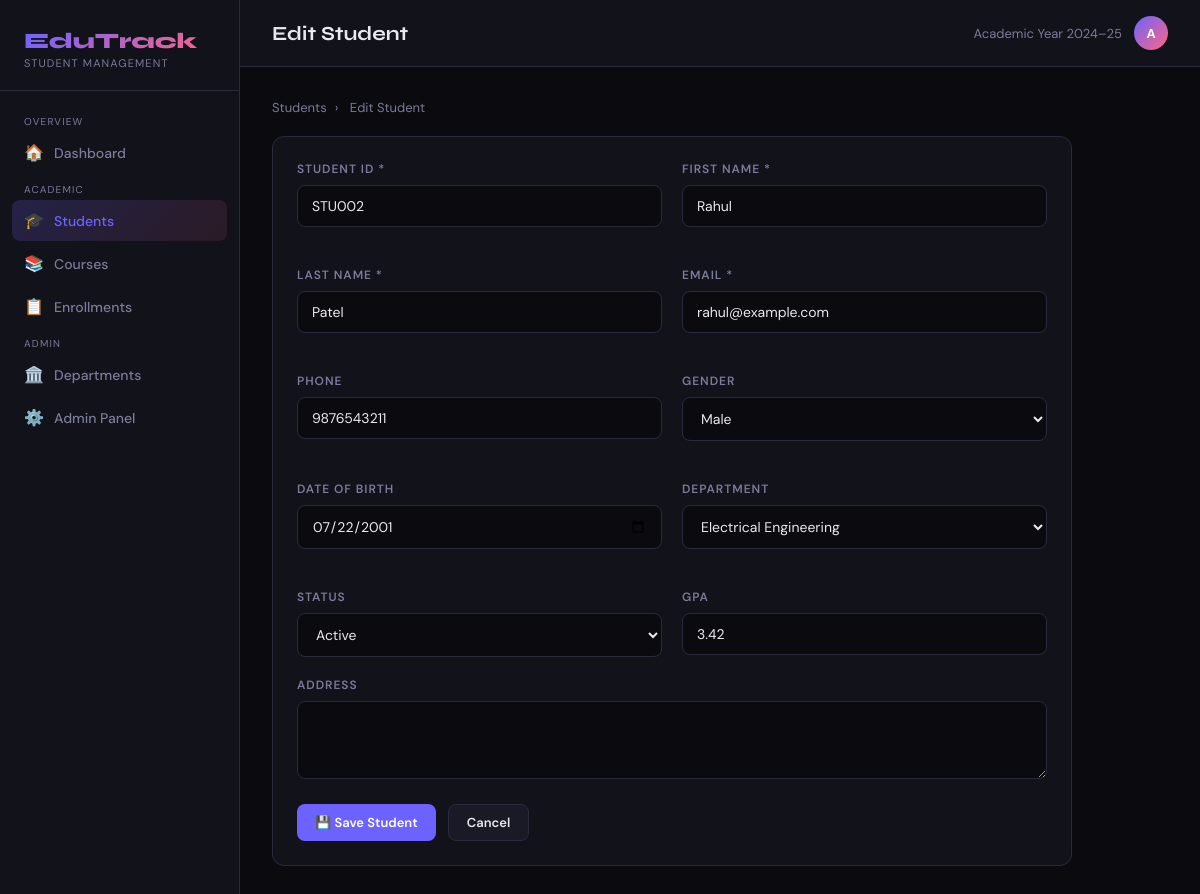
The app's page /students/2/edit/, older data.
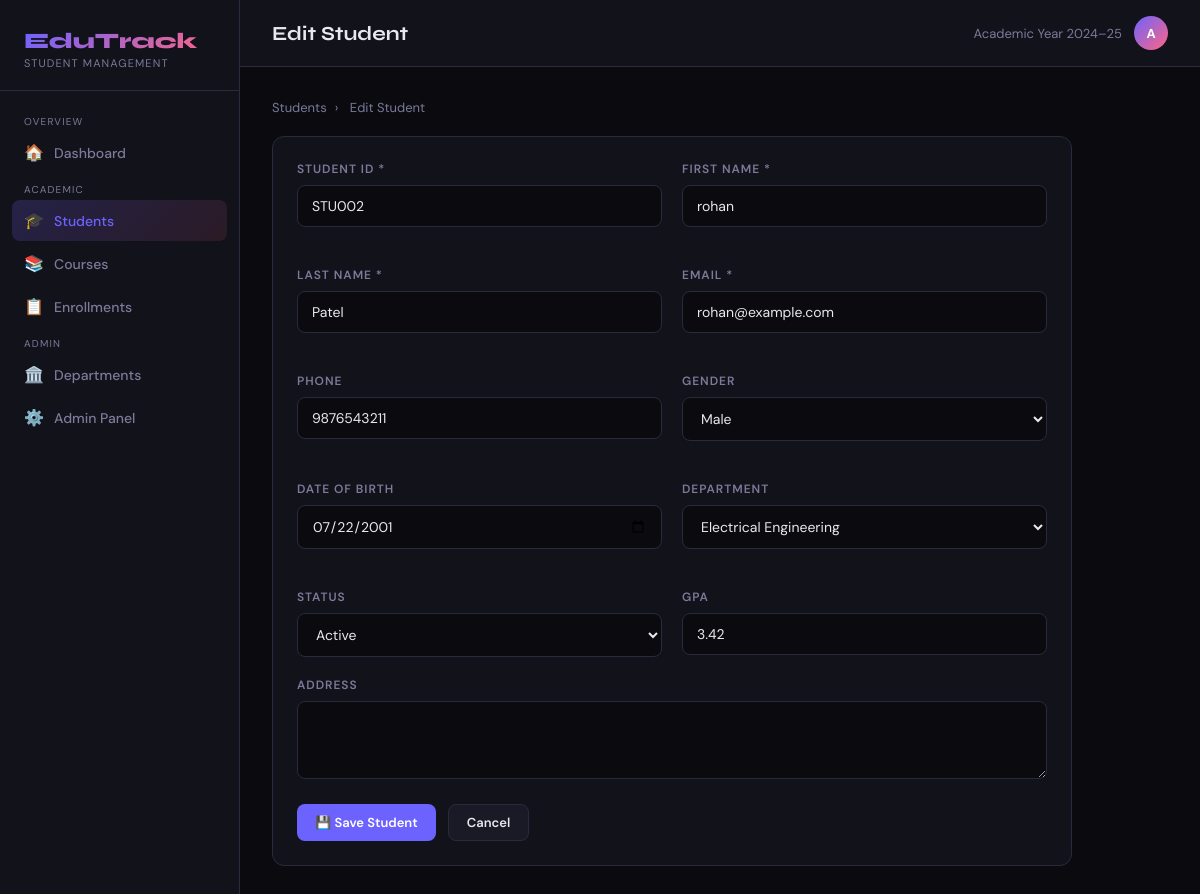
The same page, newer data.
### students/models.py (models this page shows, shortened)
class Student(models.Model):
    GENDER_CHOICES = [('M', 'Male'), ('F', 'Female'), ('O', 'Other')]
    STATUS_CHOICES = [('active', 'Active'), ('inactive', 'Inactive'), ('graduated', 'Graduated'), ('suspended', 'Suspended')]
    student_id = models.CharField(max_length=20, unique=True)
    first_name = models.CharField(max_length=50)
    last_name = models.CharField(max_length=50)
    email = models.EmailField(unique=True)
    phone = models.CharField(max_length=15, blank=True)
    gender = models.CharField(max_length=1, choices=GENDER_CHOICES)
    date_of_birth = models.DateField(null=True, blank=True)
    department = models.ForeignKey(Department, on_delete=models.SET_NULL, null=True, related_name='students')
    enrollment_date = models.DateField(auto_now_add=True)
    status = models.CharField(max_length=20, choices=STATUS_CHOICES, default='active')
    gpa = models.DecimalField(max_digits=3, decimal_places=2, null=True, blank=True)
    address = models.TextField(blank=True)
    created_at = models.DateTimeField(auto_now_add=True)
    updated_at = models.DateTimeField(auto_now=True)
    class Meta:
        ordering = ['last_name', 'first_name']

### students/views.py (the view)
# urls.py: path('students/<int:pk>/edit/', views.student_edit, name='student_edit'),
def student_edit(request, pk):
    student = get_object_or_404(Student, pk=pk)
    if request.method == 'POST':
        form = StudentForm(request.POST, instance=student)
        if form.is_valid():
            form.save()
            messages.success(request, 'Student updated successfully!')
            return redirect('student_detail', pk=pk)
    else:
        form = StudentForm(instance=student)
    return render(request, 'students/student_form.html', {'form': form, 'title': 'Edit Student', 'student': student})

### students/forms.py
class StudentForm(forms.ModelForm):
    class Meta:
        model = Student
        fields = ['student_id', 'first_name', 'last_name', 'email', 'phone',
                  'gender', 'date_of_birth', 'department', 'status', 'gpa', 'address']
        widgets = {
            'date_of_birth': forms.DateInput(attrs={'type': 'date'}),
            'address': forms.Textarea(attrs={'rows': 3}),
        }

### students/models.py (called while the page is built)
    def __str__(self):
        return self.name

### templates/students/student_form.html (shortened to what this page needs)
{% extends 'students/base.html' %}
{% block page_title %}{{ title }}{% endblock %}
{% block content %}
<div class="breadcrumb" style="margin-bottom:20px">
  <a href="{% url 'student_list' %}">Students</a><span>›</span> {{ title }}
</div>
<div class="card" style="max-width:800px">
  <form method="post">
    <div class="form-grid">
      <div class="form-group"><label>Student ID *</label>{{ form.student_id }}</div>
      <div class="form-group"><label>First Name *</label>{{ form.first_name }}</div>
      <div class="form-group"><label>Last Name *</label>{{ form.last_name }}</div>
      <div class="form-group"><label>Email *</label>{{ form.email }}</div>
      <div class="form-group"><label>Phone</label>{{ form.phone }}</div>
      <div class="form-group"><label>Gender</label>{{ form.gender }}</div>
      <div class="form-group"><label>Date of Birth</label>{{ form.date_of_birth }}</div>
      <div class="form-group"><label>Department</label>{{ form.department }}</div>
      <div class="form-group"><label>Status</label>{{ form.status }}</div>
      <div class="form-group"><label>GPA</label>{{ form.gpa }}</div>
    </div>
    <div class="form-group"><label>Address</label>{{ form.address }}</div>
    <div style="display:flex;gap:12px">
      <button type="submit" class="btn btn-primary">💾 Save Student</button>
      <a href="{% url 'student_list' %}" class="btn btn-ghost">Cancel</a>
    </div>
  </form>
</div>
{% endblock %}

Row changes from the older to the newer data that the page shows:
changed Student "STU002": first_name "Rahul" → "rohan"; email "rahul@example.com" → "rohan@example.com"
